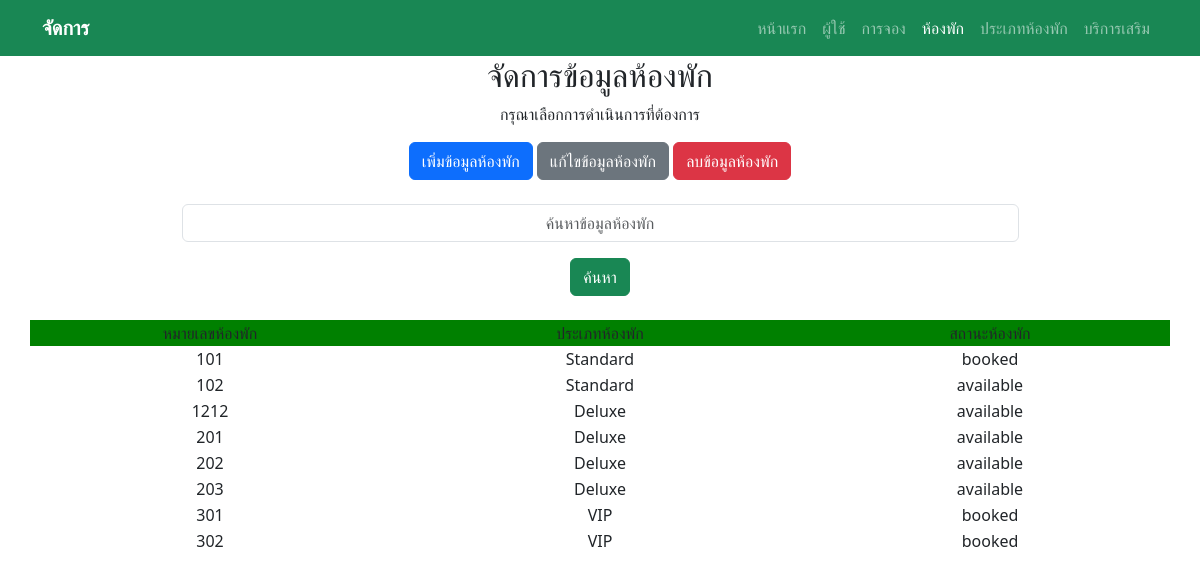
Screenshot of /dbms_rooms_show.php (signed in) with the database file from the repository.
### tables this page shows
CREATE TABLE `rooms` (
  `room_id` int(11) NOT NULL,
  `room_number` varchar(10) NOT NULL,
  `type_id` int(11) NOT NULL,
  `status` enum('available','booked','maintenance') DEFAULT 'available'
);

CREATE TABLE `roomtypes` (
  `type_id` int(11) NOT NULL,
  `type_name` varchar(50) NOT NULL,
  `description` text DEFAULT NULL,
  `price_per_night` decimal(10,2) NOT NULL
);

### dbms_rooms_show.php (the view, shortened to what this page needs)
<!DOCTYPE html>
<html lang="th">
<head>
  <link href="https://cdn.jsdelivr.net/npm/bootstrap@5.3.3/dist/css/bootstrap.min.css" rel="stylesheet">
</head>
<nav class="navbar navbar-expand-lg navbar-dark bg-success sticky-top">
  <div class="container">
    <a class="navbar-brand fw-bold" href="dbms.php">จัดการ</a>
    <div class="collapse navbar-collapse">
      <ul class="navbar-nav ms-auto">
        <li class="nav-item"><a class="nav-link" href="index.php">หน้าแรก</a></li>
        <li class="nav-item"><a class="nav-link" href="dbms_users_show.php">ผู้ใช้</a></li>
        <li class="nav-item"><a class="nav-link" href="dbms_bookings_show.php">การจอง</a></li>
        <li class="nav-item"><a class="nav-link active" href="dbms_rooms_show.php">ห้องพัก</a></li>
        <li class="nav-item"><a class="nav-link" href="dbms_roomtypes_show.php">ประเภทห้องพัก</a></li>
        <li class="nav-item"><a class="nav-link" href="dbms_services_show.php">บริการเสริม</a></li>
      </ul>
    </div>
  </div>
</nav>
<body>
<header>
    <form method="post" action="">
        <div class="container">
            <h2 class="text-center text-dark">จัดการข้อมูลห้องพัก</h2>
            <p class="text-center text-dark">กรุณาเลือกการดำเนินการที่ต้องการ</p>
            <div class="text-center mb-4">
                <a href="dbms_rooms_insert.php" class="btn btn-primary">เพิ่มข้อมูลห้องพัก</a>
                <a href="dbms_rooms_update.php" class="btn btn-secondary">แก้ไขข้อมูลห้องพัก</a>
                <a href="dbms_rooms_delete.php" class="btn btn-danger">ลบข้อมูลห้องพัก</a>
            </div>
            <div class="d-flex justify-content-center mb-3">
                <input class="form-control w-75 text-center" type="text" name="search" id="search" placeholder="ค้นหาข้อมูลห้องพัก">
            </div>
            <div class="col-12 text-center mb-4">
                <button type="submit" class="btn btn-success">ค้นหา</button>
            </div>
        </div>
    </form>
</header>
<?php
    include 'conn.php';
    $sql = "SELECT * FROM rooms";
    $sql.= " INNER JOIN roomtypes ON rooms.type_id = roomtypes.type_id";
    $sql.= " ORDER BY rooms.room_number ASC";
    $result = $conn->query($sql);
    if ($result->num_rows > 0) {
        echo "<table width='95%' border='0' align='center'>";
        echo "<tr bgcolor='green'>";
        echo "<td width='30%'><center>หมายเลขห้องพัก</center></td>";
        echo "<td width='35%'><center>ประเภทห้องพัก</center></td>";
        echo "<td width='30%'><center>สถานะห้องพัก</center></td>";
        echo "</tr>";
    while($result_array = $result->fetch_assoc()) {
        echo "<tr>";
        echo "<td><center>".$result_array['room_number']."</center></td>";
        echo "<td><center>".$result_array['type_name']."</center></td>";
        echo "<td><center>".$result_array['status']."</center></td>";
        echo  "</tr>";
    }
        echo "</table>";
    }else{
        echo "<center>ไม่พบข้อมูล</center>";
    }
?>
</body>
</html>

### rows the page displays
rooms: room_number "101", type.type_name "Standard", status "booked"
rooms: room_number "102", type.type_name "Standard", status "available"
rooms: room_number "1212", type.type_name "Deluxe", status "available"
rooms: room_number "201", type.type_name "Deluxe", status "available"
rooms: room_number "202", type.type_name "Deluxe", status "available"
rooms: room_number "203", type.type_name "Deluxe", status "available"
rooms: room_number "301", type.type_name "VIP", status "booked"
rooms: room_number "302", type.type_name "VIP", status "booked"
